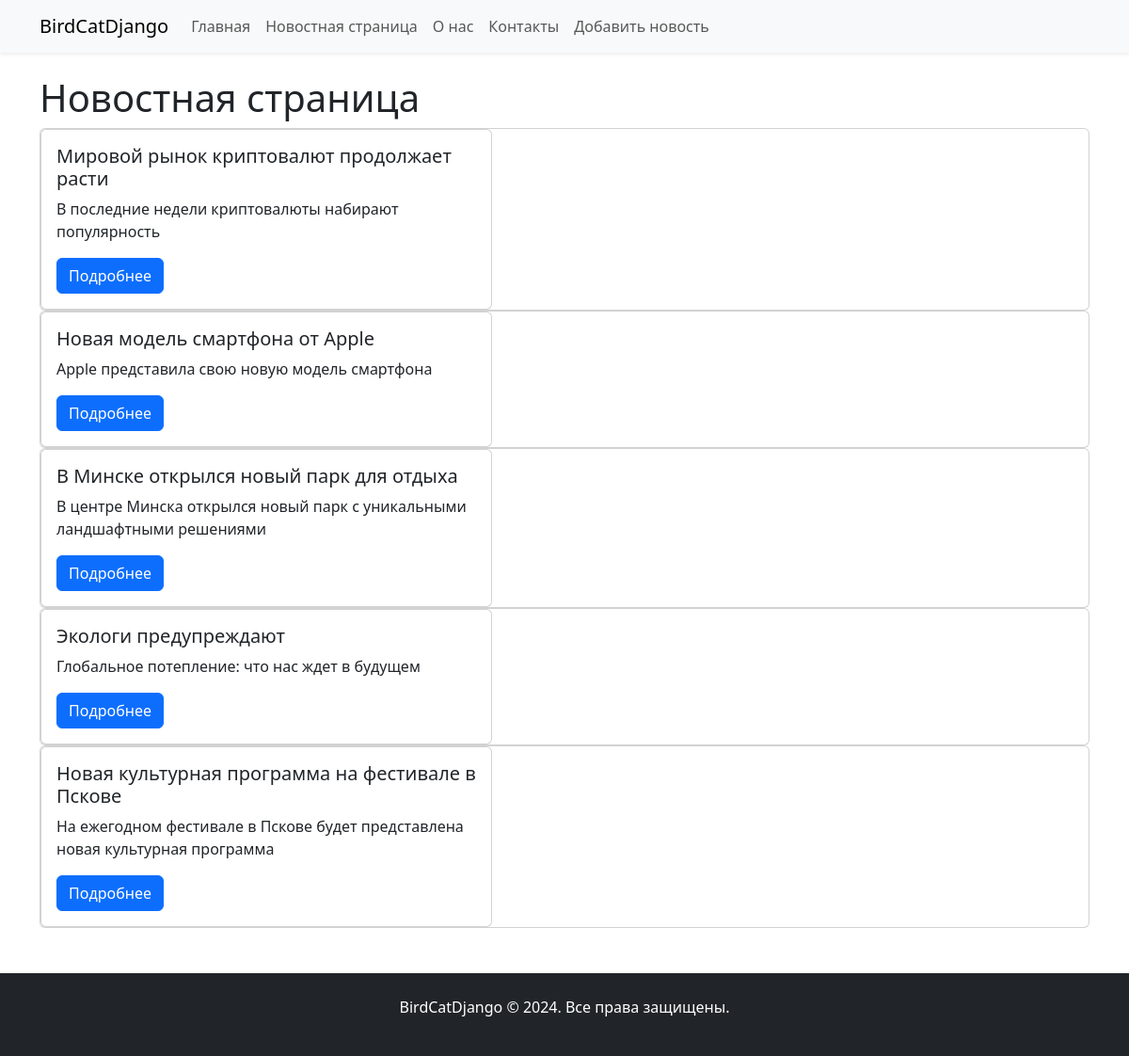
The page /news/ on the database as committed earlier.
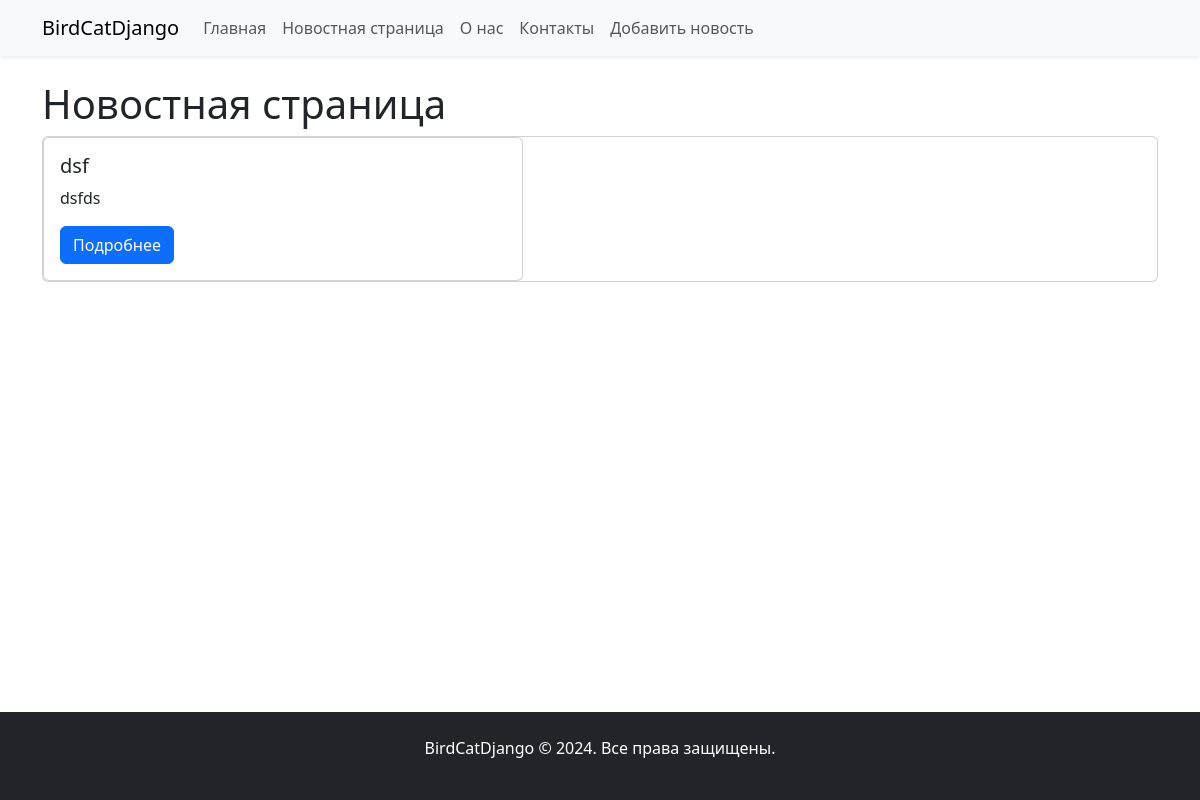
The same page on the database as committed later.
### news/models.py (models this page shows, shortened)
class News_post(models.Model):
	title = models.CharField('Название новости', max_length=50)
	short_description = models.CharField('Краткое описание новости', max_length=200)
	text = models.TextField('Новость')
	date = models.DateTimeField('Дата публикации')
	author = models.CharField('Автор новости', max_length=200)
	class Meta:
		verbose_name = 'Новость'
		verbose_name_plural = 'Новости'

### news/views.py (the view)
# urls.py: path('', views.home, name='home'),
def home(request):
    news = News_post.objects.all()
    return render(request, 'news/news.html', {'news': news})

### news/templates/news/news.html (shortened to what this page needs)
{% extends 'main/base.html' %}
{% load static %}
{% block content %}
<h1>Новостная страница</h1>
	{% if news %}
		{% for new in news %}
			<div class="card">
				<div class="card" style="width: 30rem;">
					<div class="card-body">
						<h5 class="card-title">{{ new.title }}</h5>
						<p class="card-text">{{ new.short_description }} </p>
						<a href="#" class="btn btn-primary">Подробнее</a>
					</div>
				</div>
			</div>
		{% endfor %}
	{% else %}
		<h4>Новостей ещё нет.</h4>
	{% endif %}
{% endblock %}

### main/templates/main/base.html (shortened to what this page needs)
<!DOCTYPE html>
<html lang="en">
<head>
    <link href="https://cdn.jsdelivr.net/npm/bootstrap@5.3.0/dist/css/bootstrap.min.css" rel="stylesheet">
</head>
<body>
    {% include 'main/partials/menu.html' %}
    <div class="container content mt-4">
        {% block content %}
        {% endblock %}
    </div>
    {% include 'main/partials/footer.html' %}
</body>
</html>

### main/templates/main/partials/menu.html (shortened to what this page needs)
<nav class="navbar navbar-expand-lg navbar-light bg-light shadow-sm">
    <div class="container">
        <a class="navbar-brand" href="#">BirdCatDjango</a>
        <div class="collapse navbar-collapse" id="navbarNav">
            <ul class="navbar-nav">
                <li class="nav-item">
                    <a class="nav-link" href="{% url 'home' %}">Главная</a>
                </li>
                <li class="nav-item">
                    <a class="nav-link" href="{% url 'news_home' %}">Новостная страница</a>
                </li>
                <li class="nav-item">
                    <a class="nav-link" href="{% url 'about' %}">О нас</a>
                </li>
                <li class="nav-item">
                    <a class="nav-link" href="{% url 'contact' %}">Контакты</a>
                </li>
                <li class="nav-item">
                    <a class="nav-link" href="{% url 'add_news' %}">Добавить новость</a>
                </li>
            </ul>
        </div>
    </div>
</nav>

### main/templates/main/partials/footer.html
<footer class="bg-dark text-white mt-5 p-4 text-center">
    <p>BirdCatDjango © 2024. Все права защищены.</p>
</footer>

### main/templates/main/base.html (style rules this page uses)
html, body { height: 100%; }
body { display: flex; flex-direction: column; }
.content { flex: 1; }

Rows that differ between the two databases and show on the page:
removed News_post: title "Мировой рынок криптовалют продолжает расти", short_description "В последние недели криптовалюты набирают популярность"
removed News_post: title "Новая модель смартфона от Apple", short_description "Apple представила свою новую модель смартфона"
removed News_post: title "В Минске открылся новый парк для отдыха", short_description "В центре Минска открылся новый парк с уникальными ландшафтными решениями"
removed News_post: title "Экологи предупреждают", short_description "Глобальное потепление: что нас ждет в будущем"
removed News_post: title "Новая культурная программа на фестивале в Пскове", short_description "На ежегодном фестивале в Пскове будет представлена новая культурная программа"
added News_post: title "dsf", short_description "dsfds"
